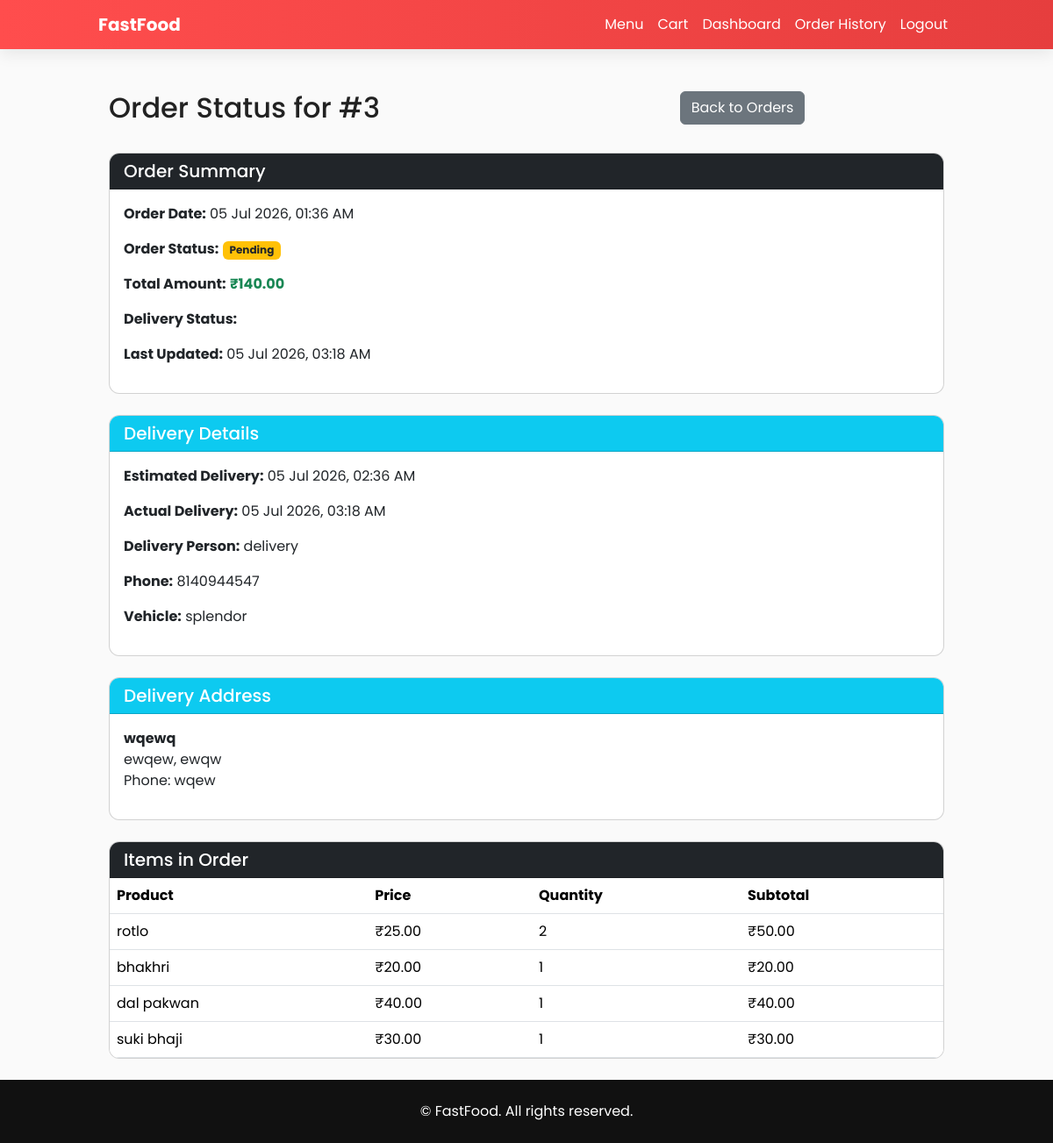
Page /order-status/3/ (signed in) on the earlier database version.
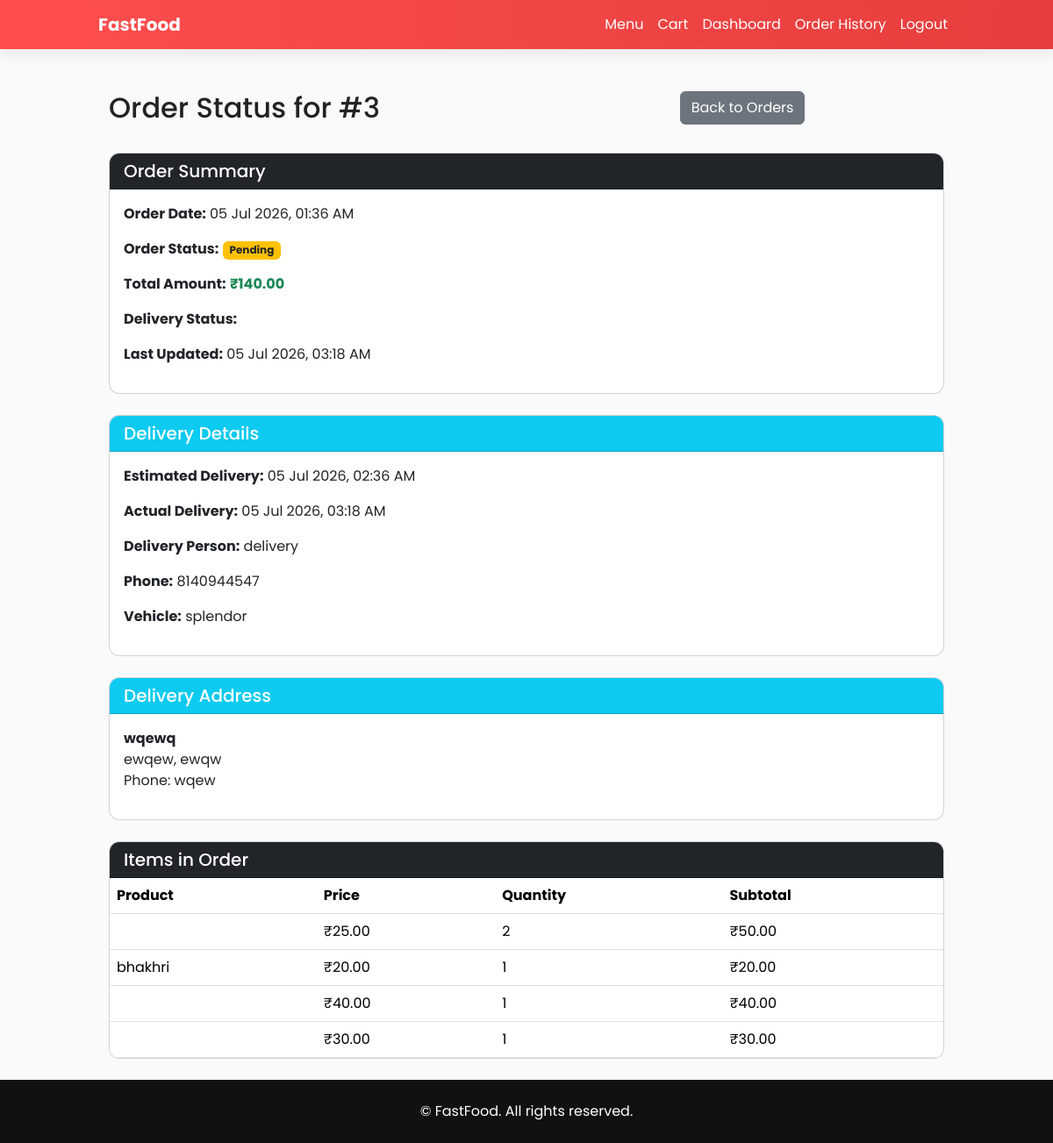
Same page on the later database version.
### food_app/models.py (models this page shows, shortened)
class OrderItem(models.Model):
    order = models.ForeignKey(Order, on_delete=models.CASCADE, related_name="items")
    product = models.ForeignKey(Product, on_delete=models.SET_NULL, null=True)
    quantity = models.PositiveIntegerField()
    price = models.DecimalField(max_digits=10, decimal_places=2)
    @property
    def subtotal(self):
        return self.quantity * self.price

class Product(models.Model):
    category = models.ForeignKey(Category, on_delete=models.CASCADE, related_name="products")
    name = models.CharField(max_length=255)
    description = models.TextField(blank=True)
    price = models.DecimalField(max_digits=10, decimal_places=2)
    image = models.ImageField(upload_to='products/', blank=True, null=True)
    available = models.BooleanField(default=True)

### food_app/views.py (the view)
# urls.py: path("order-status/<int:order_id>/", views.order_status, name="order_status"),
@login_required(login_url="login")
def order_status(request, order_id):
    redirect_response = redirect_for_role(request)
    if redirect_response:
        return redirect_response
    order = get_object_or_404(Order, id=order_id, user=request.user)
    delivery = getattr(order, 'delivery', None)
    order_items = order.items.all()
    return render(request, "food_app/order_status.html", {
        "order": order,
        "delivery": delivery,
        "order_items": order_items,
    })

### food_app/views.py (called while the page is built)
def get_user_role(user):
    try:
        return user.userprofile.role
    except UserProfile.DoesNotExist:
        return "customer"

def redirect_for_role(request):
    if request.user.is_authenticated:
        role = get_user_role(request.user)
        if role == "admin":
            messages.info(request, "Admin staff use the admin dashboard.")
            return redirect("admin_dashboard")
        if role == "delivery":
            messages.info(request, "Delivery staff use the delivery dashboard.")
            return redirect("delivery_dashboard")
    return None

### food_app/templates/food_app/order_status.html (shortened to what the changed rows need)
{% extends 'food_app/base.html' %}
{% block content %}
<div class="container mt-5">
    <div class="row mb-4">
        <div class="col-md-8">
            <h2>Order Status for #{{ order.id }}</h2>
        </div>
    </div>
    <div class="card">
        <div class="table-responsive">
            <table class="table table-hover mb-0">
                <thead class="thead-light">
                    <tr>
                        <th>Product</th>
                        <th>Price</th>
                        <th>Quantity</th>
                        <th>Subtotal</th>
                    </tr>
                </thead>
                <tbody>
                    {% for item in order_items %}
                    <tr>
                        <td>{{ item.product.name }}</td>
                        <td>₹{{ item.price }}</td>
                        <td>{{ item.quantity }}</td>
                        <td>₹{{ item.subtotal }}</td>
                    </tr>
                    {% endfor %}
                </tbody>
            </table>
        </div>
    </div>
</div>
{% endblock %}

Differences in the rows shown:
changed OrderItem (number 1 of 4 on the later page): product.name "rotlo" → (not shown)
changed OrderItem (number 3 of 4 on the later page): product.name "dal pakwan" → (not shown)
changed OrderItem (number 4 of 4 on the later page): product.name "suki bhaji" → (not shown)
